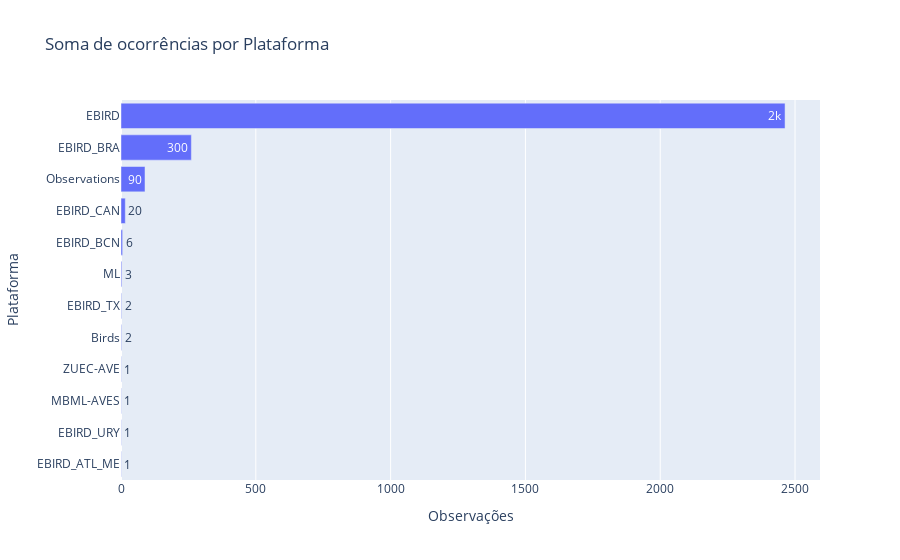

Notebook code for this chart:
### Code cell
individual_count_per_state = OSD_geoframe[['Contagem de individuos','Plataforma']].groupby(['Plataforma']).count().sort_values(by='Contagem de individuos')
fig = px.bar(
    individual_count_per_state,
    x='Contagem de individuos',
    y=individual_count_per_state.index,
    title="Soma de ocorrências por Plataforma",
    orientation='h',text_auto='.1s'
)
fig.update_layout(xaxis=dict(title="Observações"), yaxis=dict(title="Plataforma"))
fig.update_xaxes()
fig.show(config=img_config)

### Figure 1 — Plotly figure (JSON) as saved in the notebook; plotly's stock layout.template omitted (floating-point values rounded to 4 significant figures)
{"data": [{"alignmentgroup": "True", "hovertemplate": "Contagem de individuos=%{x}<br>Plataforma=%{y}<extra></extra>", "legendgroup": "", "marker": {"color": "#636efa", "pattern": {"shape": ""}}, "name": "", "offsetgroup": "", "orientation": "h", "showlegend": false, "textposition": "auto", "texttemplate": "%{x:.1s}", "type": "bar", "x": [1, 1, 1, 1, 2, 2, 3, 6, 16, 89, 261, 2463], "xaxis": "x", "y": ["EBIRD_ATL_ME", "EBIRD_URY", "MBML-AVES", "ZUEC-AVE", "Birds", "EBIRD_TX", "ML", "EBIRD_BCN", "EBIRD_CAN", "Observations", "EBIRD_BRA", "EBIRD"], "yaxis": "y"}], "layout": {"barmode": "relative", "legend": {"tracegroupgap": 0}, "title": {"text": "Soma de ocorrências por Plataforma"}, "xaxis": {"anchor": "y", "domain": [0, 1], "title": {"text": "Observações"}}, "yaxis": {"anchor": "x", "domain": [0, 1], "title": {"text": "Plataforma"}}}}
